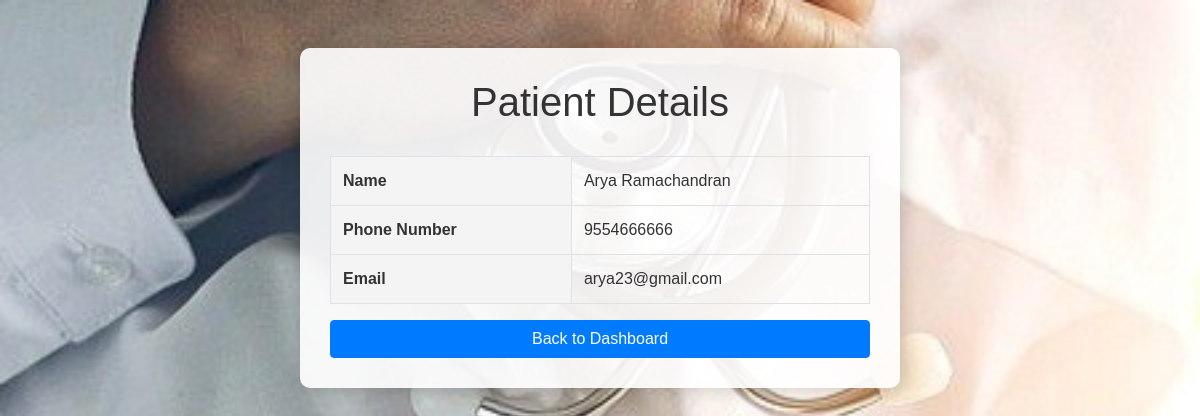
The app's page /patient/1/ with its own data.
### hospital/models.py (models this page shows, shortened)
class Patient(models.Model):
    name = models.CharField(max_length=255)
    phone_number = models.CharField(max_length=10)
    email = models.EmailField(unique=True)
    password = models.CharField(max_length=255)
    date_of_birth = models.DateField(null=True, blank=True)

### hospital/views.py (the view)
# urls.py: path('patient/<int:patient_id>/', views.patient_detail, name='patient_detail'),
def patient_detail(request, patient_id):
    patient = get_object_or_404(Patient, id=patient_id)
    context = {
        'patient': patient
    }
    return render(request, 'patient_detail.html', context)

### templates/patient_detail.html (shortened to what this page needs)
{% load static %}
<!DOCTYPE html>
<html lang="en">
<head>
    <link href="https://maxcdn.bootstrapcdn.com/bootstrap/4.0.0/css/bootstrap.min.css" rel="stylesheet">
</head>
<body>
    <div class="container mt-5">
        <h1>Patient Details</h1>
        <table class="table table-bordered">
            <tr>
                <th>Name</th>
                <td>{{ patient.name }}</td>
            </tr>
            <tr>
                <th>Phone Number</th>
                <td>{{ patient.phone_number }}</td>
            </tr>
            <tr>
                <th>Email</th>
                <td>{{ patient.email }}</td>
            </tr>
        </table>
        <a href="{% url 'patient_dashboard' %}" class="btn btn-primary">Back to Dashboard</a>
    </div>
</body>
</html>

### records on screen
Patient: name "Arya Ramachandran", phone_number "9554666666", email "arya23@gmail.com"
